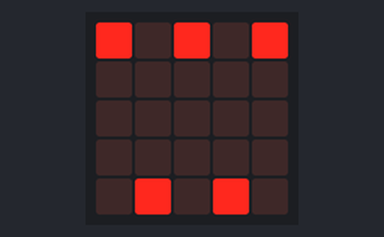
This program was run on a simulated BBC micro:bit (MakeCode). Parts: the board's 5×5 LED display.

Above: at 0.05 s.
At 0.65 s:
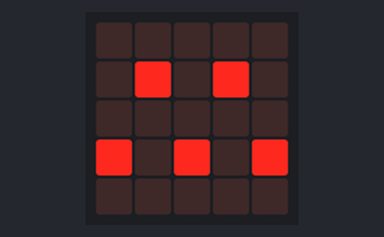
At 1.27 s:
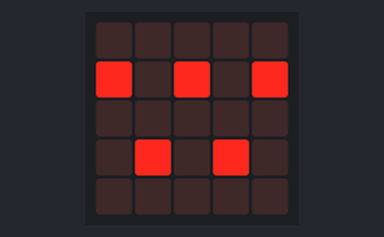

The program:

main.ts
```typescript
basic.forever(function () {
    for (let y = 0; y <= 4; y++) {
        led.plot(0, y)
        basic.pause(100)
        led.unplot(0, y)
        basic.pause(100)
    }
})
basic.forever(function () {
    for (let y = 0; y <= 4; y++) {
        led.plot(2, y)
        basic.pause(100)
        led.unplot(2, y)
        basic.pause(100)
    }
})
basic.forever(function () {
    for (let y = 0; y <= 4; y++) {
        led.plot(4, y)
        basic.pause(100)
        led.unplot(4, y)
        basic.pause(100)
    }
})
basic.forever(function () {
    for (let y = 0; y <= 4; y++) {
        led.plot(1, 4 - y)
        basic.pause(100)
        led.unplot(1, 4 - y)
        basic.pause(100)
    }
})
basic.forever(function () {
    for (let y = 0; y <= 4; y++) {
        led.plot(3, 4 - y)
        basic.pause(100)
        led.unplot(3, 4 - y)
        basic.pause(100)
    }
})
```

test.ts
```typescript
// aquí va el archivo "tests"; esto no se compilará cuando este paquete se utilice como una extensión.
```

Measured:
- by itself, everything shown: repeats every 1.0 s, in 10 steps
